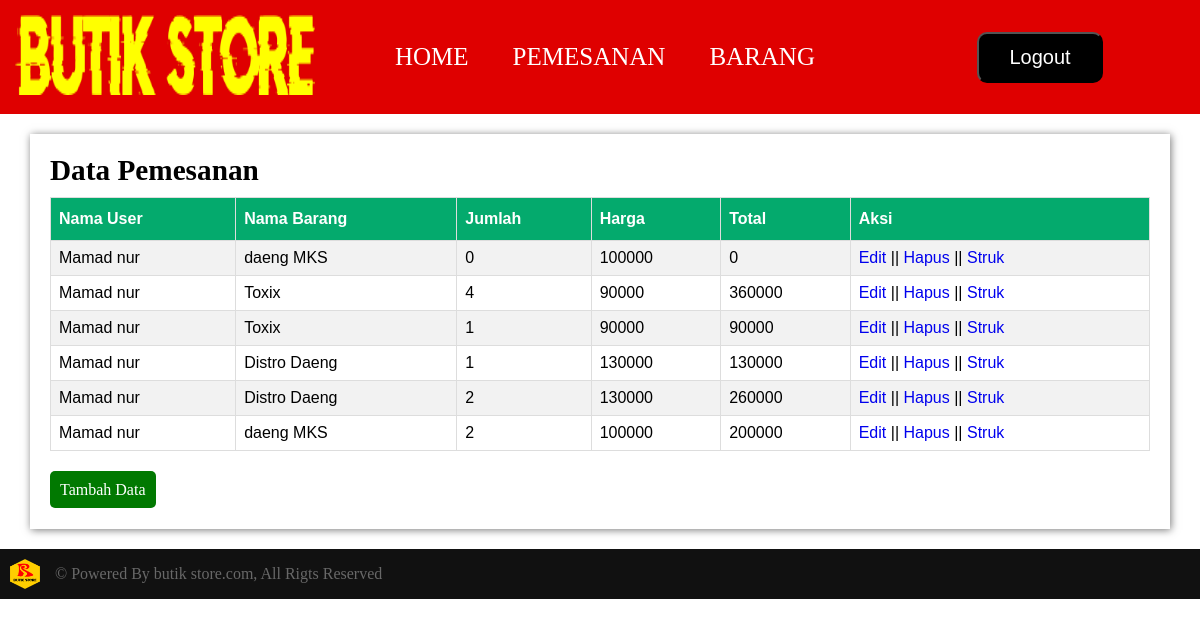
/admin/pemesanan/pemesanan.php, run on the app's committed database.
### tables this page shows
CREATE TABLE `keranjang` (
  `id` int(40) NOT NULL,
  `kode_barang` varchar(50) NOT NULL,
  `jumlah` int(11) NOT NULL,
  `harga` bigint(20) NOT NULL,
  `total` bigint(20) NOT NULL
);

CREATE TABLE `tb_barang` (
  `kode_barang` varchar(50) NOT NULL,
  `nama_barang` varchar(100) NOT NULL,
  `stok` int(11) DEFAULT NULL,
  `ukuran` char(2) NOT NULL,
  `harga` int(100) NOT NULL,
  `warna` varchar(50) NOT NULL,
  `gambar` text NOT NULL
);

### admin/pemesanan/pemesanan.php (the view, shortened to what this page needs)
<!DOCTYPE html>
<html lang="en">
<head>
    <link rel="stylesheet" href="style.css">
    <link rel="stylesheet" href="style_brg.css">
</head>
<body>
    <header>
        <div class="logo">
            <img src="../../logods.png" alt="" width="300px" height="80px">
        </div>
        <div class="nav">
            <ul>
            <a href="../Home/Homeadmin.php">
                    <li>HOME</li>
                </a>
                <a href="pemesanan.php">
                    <li>PEMESANAN</li>
                </a>
                <a href="../Barang/barang.php">
                    <li>BARANG</li>
                </a>
            </ul>
        </div>
        <div class="logout">
        <a href="../index.php"><button>Logout</button></a>
        </div>
    </header>
    <main>
        <div class="head">
            <div class="judul">
                <H3>Data Pemesanan</H3>
            </div>
        </div>
        <div id="customers">
            <table border="1">
                <tr>
                    <th>Nama User</th>
                    <th>Nama Barang</th>
                    <th>Jumlah</th>
                    <th>Harga</th>
                    <th>Total</th>
                    <th>Aksi</th>
                </tr>
                <?php
                    include "../../config.php";
                    $query = "SELECT * FROM keranjang INNER JOIN login ON keranjang.id=login.id INNER JOIN tb_barang ON keranjang.kode_barang=tb_barang.kode_barang";
                    $sql = mysqli_query($koneksi, $query);
                    while($data = mysqli_fetch_array($sql)){
                echo"<tr>";
                    echo"<td>".$data['nama']."</td>";
                    echo"<td>".$data['nama_barang']."</td>";
                    echo"<td>".$data['jumlah']."</td>";
                    echo"<td>".$data['harga']."</td>";
                    echo"<td>".$data['total']."</td>";
                    echo'<td><a href="Edit.php?kd='.$data['kd'].'">Edit</a>
                        || <a href="delete.php?kd='.$data['kd'].'" onclick="return confirm(\'Yakin ingin menghapus data ini\')">Hapus</a>
                        || <a href="struk.php?kd='.$data['kd'].'">Struk</a></td>';
                echo"</tr>";
            } ?>
            </table>
        </div>
        <div class="input">
            <a href="input.php">Tambah Data</a>
        </div>
    </main>
    <div class="title"><img src="../../logolg.png" alt="" width="30px" height="30px"><span>&copy; Powered By butik store.com, All Rigts Reserved</span></div>
</body>
</html>

### admin/pemesanan/style.css (style rules this page uses)
* { margin: 0; padding: 0; box-sizing: border-box; }
header { padding: 15px; display: flex; align-items: center; background-color: rgb(223, 0, 0); }
header .logo { flex-basis: 25%; text-align: center; }
header .logout { flex-basis: 25%; text-align: center; }
header .nav { flex-basis: 50%; }
a { text-decoration: none; }
header .nav ul { text-align: center; }
header .nav ul li { display: inline-block; font-size: 25px; padding-right: 20px; color: white; padding-left: 20px; }
header .logout button { padding: 12px 30px; border-radius: 10px; font-size: 20px; background-color: black; color: white; }
main { width: 95%; margin: auto; padding: 20px; margin-top:20px ; margin-bottom:15px ; box-shadow: 1px 1px 8px rgba(0, 0, 0, 0.534); }
main .head { margin-bottom: 10px; display: flex; align-items: center; }
main .head .judul { flex-basis: 50%; font-size: 25px; }
#customers { width: 100%; }
table { width: 100%; font-family: Arial, Helvetica, sans-serif; border-collapse: collapse; }
#customers td, #customers th { border: 1px solid #ddd; padding: 8px; }
#customers tr:nth-child(even) { background-color: #f2f2f2; }
#customers th { padding-top: 12px; padding-bottom: 12px; text-align: left; background-color: #04AA6D; color: white; }
.title { display: flex; padding: 10px; align-items: center; background-color: rgb(17, 17, 17); color: rgb(104, 104, 104); }
.title img { margin-right: 15px; }

### admin/pemesanan/style_brg.css (style rules this page uses)
* { margin: 0; padding: 0; box-sizing: border-box; }
header { padding: 15px; display: flex; align-items: center; background-color: rgb(223, 0, 0); }
header .logo { flex-basis: 25%; text-align: center; }
header .logout { flex-basis: 25%; text-align: center; }
header .nav { flex-basis: 50%; }
a { text-decoration: none; }
header .nav ul { text-align: center; }
header .nav ul li { display: inline-block; font-size: 25px; padding-right: 20px; color: white; padding-left: 20px; }
header .logout button { padding: 12px 30px; border-radius: 10px; font-size: 20px; background-color: black; color: white; }
main { width: 95%; margin: auto; padding: 20px; margin-top:20px ; margin-bottom:20px ; box-shadow: 1px 1px 8px rgba(0, 0, 0, 0.534); }
main .head { margin-bottom: 10px; display: flex; align-items: center; }
main .head .judul { flex-basis: 50%; font-size: 25px; }
#customers { width: 100%; margin-bottom: 30px; }
table { width: 100%; font-family: Arial, Helvetica, sans-serif; border-collapse: collapse; }
#customers td, #customers th { border: 1px solid #ddd; padding: 8px; }
#customers tr:nth-child(even) { background-color: #f2f2f2; }
#customers th { padding-top: 12px; padding-bottom: 12px; text-align: left; background-color: #04AA6D; color: white; }
main .input { margin-bottom: 10px; }
main .input a { background-color: rgb(1, 121, 1); padding: 10px; margin-top: 30px; border-radius: 5px; text-decoration: none; color: white; }
.title { display: flex; padding: 10px; align-items: center; background-color: rgb(17, 17, 17); color: rgb(104, 104, 104); }
.title img { margin-right: 15px; }

### data on the page
keranjang: id.nama "Mamad nur", kode_barang.nama_barang "daeng MKS", jumlah "0", kode_barang.harga "100000", total "0"
keranjang: id.nama "Mamad nur", kode_barang.nama_barang "Toxix", jumlah "4", kode_barang.harga "90000", total "360000"
keranjang: id.nama "Mamad nur", kode_barang.nama_barang "Toxix", jumlah "1", kode_barang.harga "90000", total "90000"
keranjang: id.nama "Mamad nur", kode_barang.nama_barang "Distro Daeng", jumlah "1", kode_barang.harga "130000", total "130000"
keranjang: id.nama "Mamad nur", kode_barang.nama_barang "Distro Daeng", jumlah "2", kode_barang.harga "130000", total "260000"
keranjang: id.nama "Mamad nur", kode_barang.nama_barang "daeng MKS", jumlah "2", kode_barang.harga "100000", total "200000"
